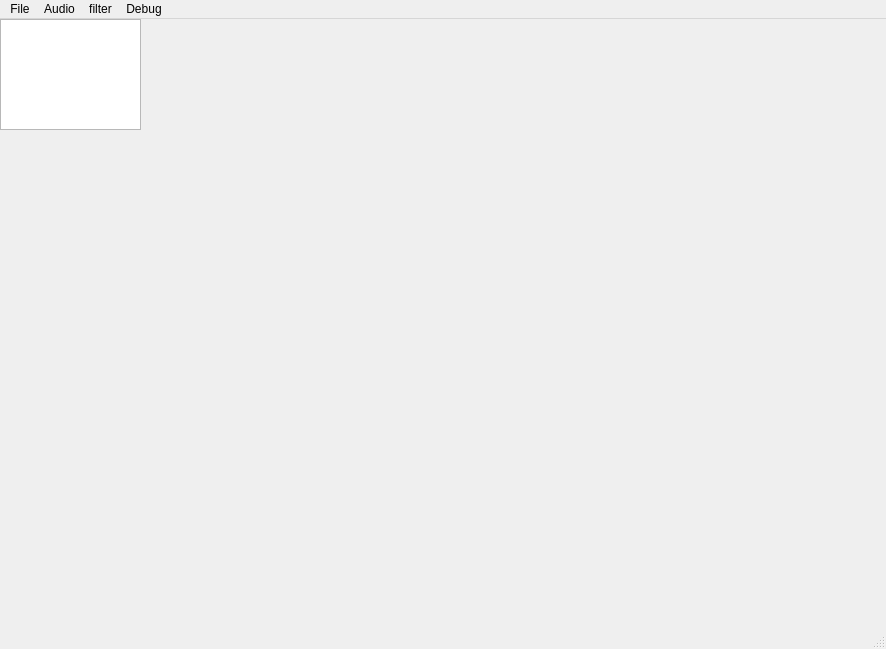
<?xml version="1.0" encoding="UTF-8"?>
<ui version="4.0">
 <class>SJNESClass</class>
 <widget class="QMainWindow" name="SJNESClass">
  <property name="geometry">
   <rect>
    <x>0</x>
    <y>0</y>
    <width>886</width>
    <height>649</height>
   </rect>
  </property>
  <property name="windowTitle">
   <string>SJNES</string>
  </property>
  <widget class="QWidget" name="centralWidget">
   <widget class="QPlainTextEdit" name="txtConsole">
    <property name="geometry">
     <rect>
      <x>0</x>
      <y>0</y>
      <width>141</width>
      <height>111</height>
     </rect>
    </property>
   </widget>
   <widget class="GpuScreenWidget" name="gameScreen" native="true">
    <property name="geometry">
     <rect>
      <x>140</x>
      <y>0</y>
      <width>601</width>
      <height>571</height>
     </rect>
    </property>
   </widget>
  </widget>
  <widget class="QStatusBar" name="statusBar"/>
  <widget class="QMenuBar" name="menuBar">
   <property name="geometry">
    <rect>
     <x>0</x>
     <y>0</y>
     <width>886</width>
     <height>21</height>
    </rect>
   </property>
   <widget class="QMenu" name="menuFile">
    <property name="title">
     <string>File</string>
    </property>
    <addaction name="actOpenROM"/>
    <addaction name="actReset"/>
    <addaction name="actPause"/>
    <addaction name="actExit"/>
   </widget>
   <widget class="QMenu" name="menuAUDIO">
    <property name="title">
     <string>Audio</string>
    </property>
    <widget class="QMenu" name="Audio">
     <property name="title">
      <string>Speaker</string>
     </property>
     <addaction name="actMono"/>
     <addaction name="actStereo"/>
    </widget>
    <widget class="QMenu" name="Debug">
     <property name="title">
      <string>Debug</string>
     </property>
     <addaction name="actPulse1"/>
     <addaction name="actPulse2"/>
     <addaction name="actTriangle"/>
     <addaction name="actNoise"/>
     <addaction name="actDMC"/>
     <addaction name="actVRC6"/>
    </widget>
    <addaction name="Audio"/>
    <addaction name="Debug"/>
   </widget>
   <widget class="QMenu" name="menuFilter">
    <property name="title">
     <string>filter</string>
    </property>
    <addaction name="actPixelPerfect"/>
    <addaction name="actScanline"/>
    <addaction name="actCrtLite"/>
   </widget>
   <widget class="QMenu" name="menuDebug">
    <property name="title">
     <string>Debug</string>
    </property>
    <addaction name="actAudioWaveform"/>
    <addaction name="actMapperViewer"/>
    <addaction name="actSpriteViewer"/>
   </widget>
   <addaction name="menuFile"/>
   <addaction name="menuAUDIO"/>
   <addaction name="menuFilter"/>
   <addaction name="menuDebug"/>
  </widget>
  <action name="actOpenROM">
   <property name="text">
    <string>Open ROM</string>
   </property>
   <property name="shortcut">
    <string>Ctrl+O</string>
   </property>
  </action>
  <action name="actReset">
   <property name="text">
    <string>RESET</string>
   </property>
   <property name="shortcut">
    <string>Ctrl+R</string>
   </property>
  </action>
  <action name="actPause">
   <property name="text">
    <string>Pause</string>
   </property>
   <property name="shortcut">
    <string>Esc</string>
   </property>
  </action>
  <action name="actExit">
   <property name="text">
    <string>Exit</string>
   </property>
  </action>
  <action name="actMono">
   <property name="text">
    <string>Mono</string>
   </property>
   <property name="shortcut">
    <string>Ctrl+M</string>
   </property>
  </action>
  <action name="actStereo">
   <property name="text">
    <string>Stereo</string>
   </property>
   <property name="shortcut">
    <string>Ctrl+E</string>
   </property>
  </action>
  <action name="actPulse1">
   <property name="text">
    <string>Pulse1</string>
   </property>
  </action>
  <action name="actPulse2">
   <property name="text">
    <string>Pulse2</string>
   </property>
  </action>
  <action name="actTriangle">
   <property name="text">
    <string>Triangle</string>
   </property>
  </action>
  <action name="actNoise">
   <property name="text">
    <string>Noise</string>
   </property>
  </action>
  <action name="actDMC">
   <property name="text">
    <string>DMC</string>
   </property>
  </action>
  <action name="actVRC6">
   <property name="text">
    <string>VRC6</string>
   </property>
  </action>
  <action name="actPixelPerfect">
   <property name="text">
    <string>Pixel perfect</string>
   </property>
  </action>
  <action name="actScanline">
   <property name="text">
    <string>Scanline</string>
   </property>
  </action>
  <action name="actCrtLite">
   <property name="text">
    <string>CRT Lite</string>
   </property>
  </action>
  <action name="actAudioWaveform">
   <property name="checkable">
    <bool>true</bool>
   </property>
   <property name="checked">
    <bool>false</bool>
   </property>
   <property name="text">
    <string>Audio Waveform</string>
   </property>
   <property name="shortcut">
    <string>Ctrl+1</string>
   </property>
  </action>
  <action name="actMapperViewer">
   <property name="checkable">
    <bool>true</bool>
   </property>
   <property name="text">
    <string>Mapper Viewer</string>
   </property>
   <property name="shortcut">
    <string>Ctrl+2</string>
   </property>
  </action>
  <action name="actSpriteViewer">
   <property name="checkable">
    <bool>true</bool>
   </property>
   <property name="text">
    <string>Sprite Viewer</string>
   </property>
   <property name="shortcut">
    <string>Ctrl+3</string>
   </property>
  </action>
 </widget>
 <layoutdefault spacing="6" margin="11"/>
 <customwidgets>
  <customwidget>
   <class>GpuScreenWidget</class>
   <extends>QWidget</extends>
   <header location="global">GpuScreenWidget.h</header>
   <container>1</container>
  </customwidget>
 </customwidgets>
 <resources/>
 <connections/>
</ui>
